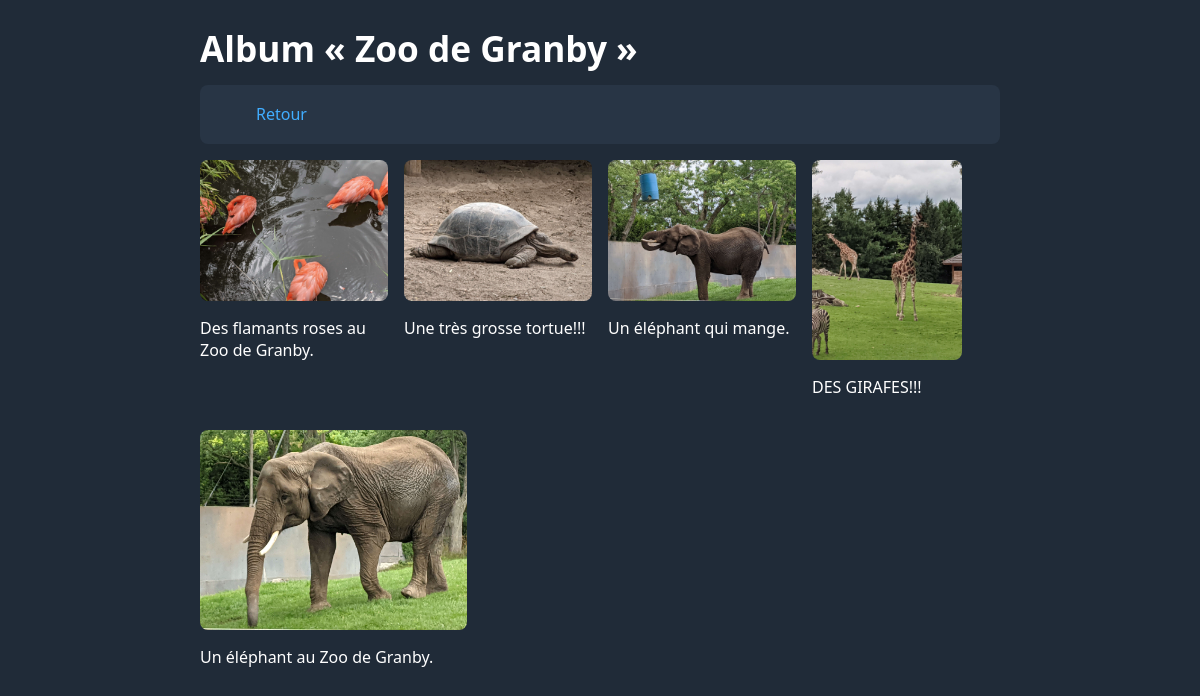
/?action=view_album&id=1, run on the app's committed database.
### tables this page shows
CREATE TABLE album (
    id INT AUTO_INCREMENT PRIMARY KEY,
    name VARCHAR(255) UNIQUE,
    featured_photo_id INT,
    FOREIGN KEY (featured_photo_id) REFERENCES photo(id) ON DELETE SET NULL
);

CREATE TABLE photo (
    id INT AUTO_INCREMENT PRIMARY KEY,
    description TEXT NOT NULL DEFAULT '',
    timestamp DATETIME DEFAULT NULL,
    latitude DOUBLE DEFAULT NULL,
    longitude DOUBLE DEFAULT NULL,
    filepath VARCHAR(4096)
);

### controllers/view_album.php (called while the page is built, shortened)
<?php
require_once(__DIR__ . '/../models/album.php');
class ViewAlbumController {
    private $model;
    public function __construct($db) {
        $this->model = new AlbumModel($db);
    }
    public function handle($get) {
        $album = $this->model->get($get['id']);
        $photos = $this->model->getPhotos($album['id']);
        include(__DIR__ . '/../views/view_album.php');
    }
}
?>

### models/album.php (called while the page is built, shortened)
<?php
class AlbumModel {
    private $db;
    public function __construct($db) {
        $this->db = $db;
    }
    public function get($id) {
        $query = $this->db->prepare("
            SELECT album.id, album.name, photo.filepath AS featured_photo_filepath
                FROM album
                LEFT JOIN photo
                    ON photo.id = album.featured_photo_id
                WHERE album.id = ?
        ");
        $query->execute([$id]);
        return $query->fetch();
    }
    public function getPhotos($albumID) {
        $query = $this->db->prepare("
            SELECT photo.id, description, timestamp, latitude, longitude, filepath
                FROM photo
                JOIN album_photo
                    ON photo_id = photo.id AND album_id = ?
        ");
        $query->execute([$albumID]);
        return $query->fetchAll();
    }
}
?>

### views/view_album.php (the view)
<?php
require_once(__DIR__ . '/../helpers.php');
generateHTMLHeader("Album « {$album['name']} »");
?>
<body>
<h1><?= "Album « {$album['name']} »" ?></h1>
<nav>
    <ul>
        <li><a href="?action=albums">Retour</a></li>
    </ul>
</nav>
<ul id="gallery">
    <?php foreach ($photos as $photo): ?>
        <li>
            <a href="?action=view_photo&id=<?= $photo['id'] ?>">
                <img src="<?= $photo['filepath'] ?>" alt="<?= $photo['description'] ?>">
                <p><?= $photo["description"] ?></p>
            </a>
        </li>
    <?php endforeach; ?>
</ul>
</body>
</html>

### index.php (shortened to what this page needs)
<?php
require_once('db.php');
require_once('controllers/gallery.php');
require_once('controllers/view_album.php');
$action = $_GET['action'] ?? 'gallery';
$controller = null;
switch ($action) {
    case 'view_album':
        $controller = new ViewAlbumController($db);
        break;
}
if ($_SERVER['REQUEST_METHOD'] == 'POST') {
    $controller->handlePost($_GET, $_POST);
} else {
    $controller->handle($_GET);
}
?>

### helpers.php (shortened to what this page needs)
<?php
function generateHTMLHeader($pageTitle) {
?>
    <!DOCTYPE html>
    <html lang="fr">
    <head>
        <link rel="stylesheet" href="water.css" />
        <link rel="stylesheet" href="gallery.css" />
    </head>
<?php
}
?>

### water.css (style rules this page uses)
:root { --background-body: #202b38; --background: #161f27; --background-alt: #1a242f; --selection: #1c76c5; --text-main: #dbdbdb; --text-bright: #fff; --text-muted: #a9b1ba; --links: #41adff; --focus: #0096bfab; --border: #526980; --code: #ffbe85; --animation-duration: 0.1s; --button-base: #0c151c; --button-hover: #040a0f; --scrollbar-thumb: var(--button-hover); --scrollbar-thumb-hover: rgb(0, 0, 0); --form-placeholder: #a9a9a9; --form-text: #fff; --variable: #d941e2; --highlight: #efdb43; }
html { scrollbar-color: #040a0f #202b38; scrollbar-color: var(--scrollbar-thumb) var(--background-body); scrollbar-width: thin; }
body { font-family: system-ui, -apple-system, BlinkMacSystemFont, 'Segoe UI', 'Roboto', 'Oxygen', 'Ubuntu', 'Cantarell', 'Fira Sans', 'Droid Sans', 'Helvetica Neue', 'Segoe UI Emoji', 'Apple Color Emoji', 'Noto Color Emoji', sans-serif; line-height: 1.4; max-width: 800px; margin: 20px auto; padding: 0 10px; word-wrap: break-word; color: #dbdbdb; color: var(--text-main); background: #202b38; background: var(--background-body); text-rendering: optimizeLegibility; }
h1 { font-size: 2.2em; margin-top: 0; }
h1, h2, h3, h4, h5, h6 { margin-bottom: 12px; margin-top: 24px; }
h1 { color: #fff; color: var(--text-bright); }
h1, h2, h3, h4, h5, h6, b, strong, th { font-weight: 600; }
::placeholder { color: #a9a9a9; color: var(--form-placeholder); }
a { text-decoration: none; color: #41adff; color: var(--links); }
img, video { max-width: 100%; height: auto; }

### gallery.css (style rules this page uses)
nav { background-color: #283545; border-radius: 8px; padding: 2px 16px; margin-bottom: 16px; }
nav li { display: inline; margin: 0; padding: 0; }
#gallery { display: flex; flex-wrap: wrap; gap: 16px; list-style: none; padding: 0; margin: 0; }
#gallery a { text-decoration: none !important; color: #ffffff; }
#gallery img { max-width: 100%; max-height: 200px; width: auto; height: auto; display: block; border-radius: 8px; }
#gallery li { flex: 1 1 calc(25% - 16px); box-sizing: border-box; }

### data on the page
album: name "Zoo de Granby"
photo: filepath (picture), description "Des flamants roses au Zoo de Granby."
photo: filepath (picture), description "Une très grosse tortue!!!"
photo: filepath (picture), description "Un éléphant qui mange."
photo: filepath (picture), description "DES GIRAFES!!!"
photo: filepath (picture), description "Un éléphant au Zoo de Granby."
